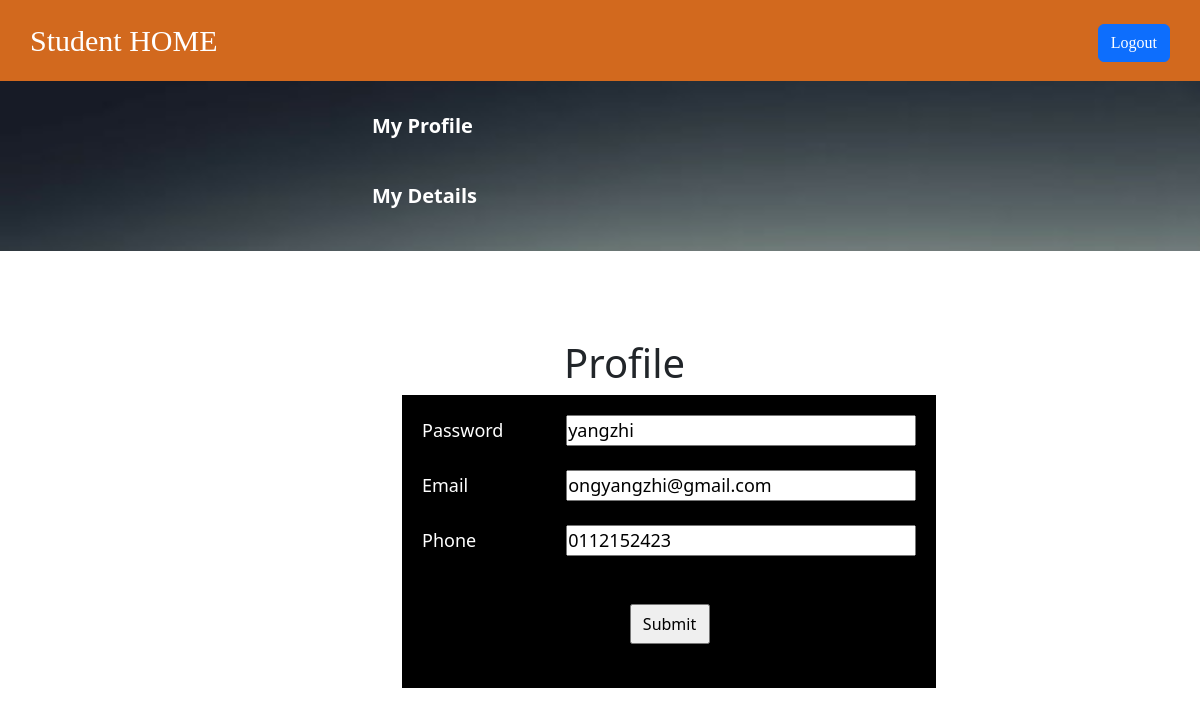
Screenshot of /StudentProfile.php (signed in) with the database file from the repository.
### tables this page shows
CREATE TABLE `student` (
  `StudentID` int(11) NOT NULL,
  `StudentName` varchar(100) NOT NULL,
  `PasswordST` varchar(255) NOT NULL,
  `EmailST` varchar(100) NOT NULL,
  `Phone` text NOT NULL,
  `CourseName` varchar(255) NOT NULL,
  `TeacherName` varchar(100) NOT NULL
);

### StudentProfile.php (the view, shortened to what this page needs)
<?php
	include ('BarStudentHome.php') ;
$host = "localhost";
$user = "root";
$pass = "";
$db = "yzstudentmanagementsystem";
$data = mysqli_connect($host, $user, $pass, $db);
$name=$_SESSION['name'];
$sql="SELECT * FROM student WHERE StudentName='$name' ";
$result=mysqli_query($data,$sql);
$STinfo=mysqli_fetch_assoc($result);
?>
<html>
<head>
	<link rel=stylesheet href= "StudentProfile.css">
	<br><br><br>
	<div class="h1">
	<h1>Profile</h1>
	</div>
</head>
<body background="BGBS.jpg" class="BGSP">
	<div class="design">
		<form action="" method="POST" class="BGform">
				<div>
					<label class="label_design">Password</label>
					<input type="text" class="STpassfield"  name="PasswordST"
					value="<?php echo $STinfo['PasswordST'];  ?>">
				</div>
				<br>
				<div>
					<label class="label_design">Email</label>
					<input type="text" class="STemailfield"  name="EmailST"
					value="<?php echo $STinfo['EmailST'];  ?>">
				</div>
				<br>
				<div>
					<label class="label_design">Phone</label>
					<input type="text" class="STphonefield"  name="Phone"
					value="<?php echo $STinfo['Phone'];  ?>">
				</div>
				<br><br>
				<div>
					<input type="submit" class="btnProfile" name="StudentProfile" value= "Submit">
				</div>
				<br>
			</form>
	</div>
</body>
</html>

### HomeStudent.css (style rules this page uses)
* { margin: 0px; padding: 0px; }

### StudentProfile.css (style rules this page uses)
* { margin: 0; padding: 0; }
.design { margin-left: 33.5%; }
.h1 { margin-left: 47%; }
.label_design { display: inline-block; color:white; width: 140px; text-align: left; font-size: 18px; }
.STpassfield { width: 350px; font-size: 18px; }
.STemailfield { width: 350px; font-size: 18px; }
.STphonefield { width: 350px; font-size: 18px; }
.btnProfile { width: 80px; height: 40px; margin-left: 42%; }
.BGform { background-color: black; padding-top: 20px; padding-bottom: 20px; padding-left: 20px; padding-right: 20px; display: inline-block; }
.BGSP { background-size: cover; }

### rows the page displays
student: PasswordST "yangzhi", EmailST "ongyangzhi@gmail.com", Phone "0112152423"
